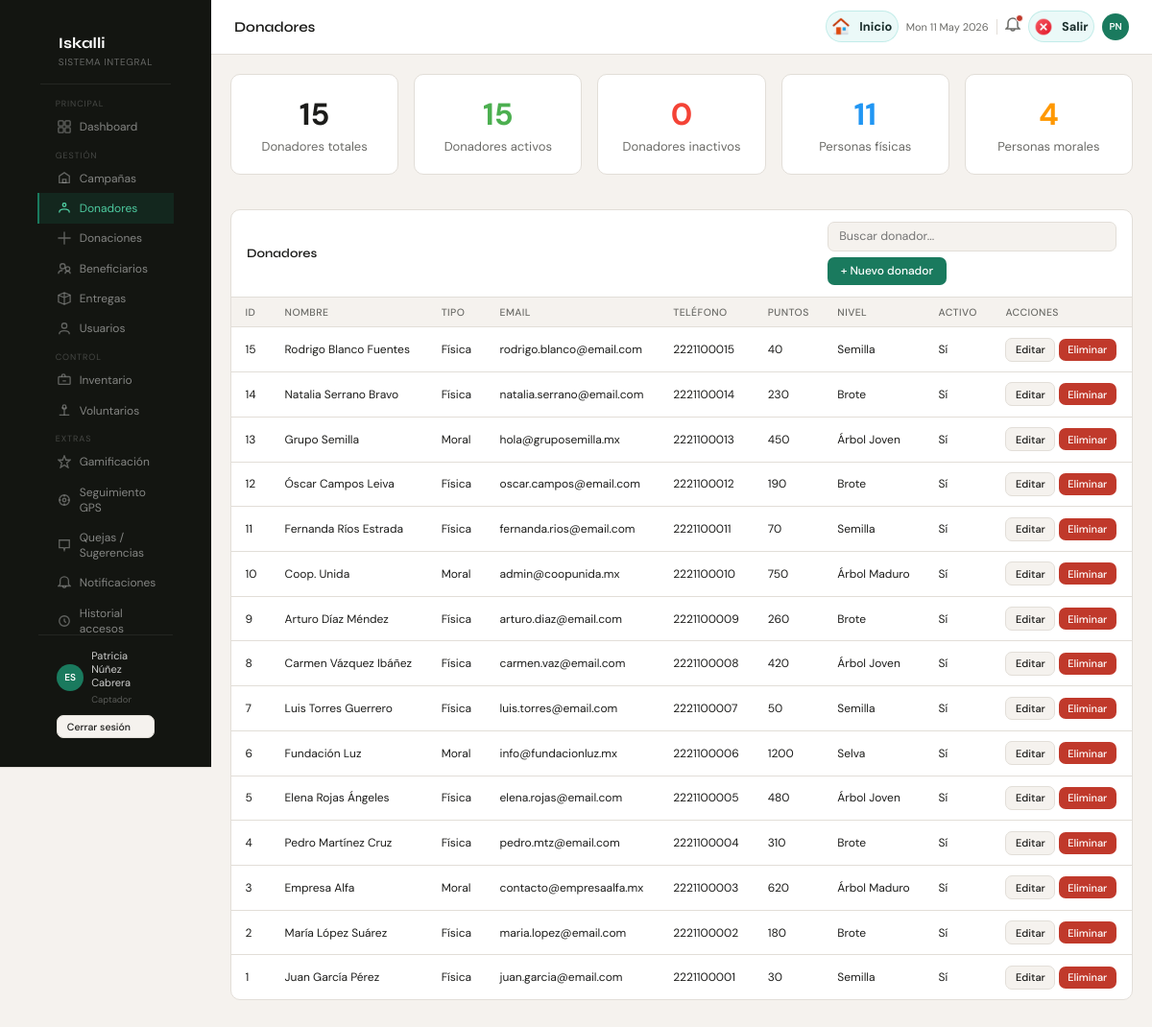
The page /index.php?pagina=donadores (signed in) on the database its author committed.
### tables this page shows
CREATE TABLE donadores (
    id_donador        INT          NOT NULL AUTO_INCREMENT,
    id_nivel          INT,
    puntos_acumulados INT          NOT NULL DEFAULT 0,
    email             VARCHAR(150) NOT NULL,
    telefono          VARCHAR(20),
    activo            BOOLEAN      NOT NULL DEFAULT TRUE,
    created_at        DATETIME     NOT NULL DEFAULT CURRENT_TIMESTAMP,
    PRIMARY KEY (id_donador),
    UNIQUE KEY uq_donador_email (email)
);

### models/DonadoresModel.php (called while the page is built, shortened)
<?php
class DonadoresModel {
    private PDO $db;
    public function __construct(PDO $conexion) {
        $this->db = $conexion;
    }
    public function obtenerTodos(): array {
        $sql = "
            SELECT
                d.id_donador,
                CASE
                    WHEN df.id_donador IS NOT NULL THEN 'Física'
                    WHEN dm.id_donador IS NOT NULL THEN 'Moral'
                    ELSE 'Desconocido'
                END AS tipo_persona,
                COALESCE(dm.razon_social, CONCAT(df.nombre, ' ', df.apellido)) AS nombre_completo,
                COALESCE(df.nombre, '') AS nombre,
                COALESCE(df.apellido, '') AS apellido,
                COALESCE(dm.razon_social, '') AS razon_social,
                d.email,
                d.telefono,
                d.puntos_acumulados,
                COALESCE(ng.nombre, 'Sin nivel') AS nivel,
                d.activo,
                d.created_at
            FROM donadores d
            LEFT JOIN donadores_fisicos df ON d.id_donador = df.id_donador
            LEFT JOIN donadores_morales dm ON d.id_donador = dm.id_donador
            LEFT JOIN niveles_gamificacion ng ON d.id_nivel = ng.id_nivel
            ORDER BY d.id_donador DESC
        ";
        return $this->db->query($sql)->fetchAll();
    }
    public function obtenerTotal(): int {
        $stmt = $this->db->query('SELECT COUNT(*) AS total FROM donadores');
        $row = $stmt->fetch(PDO::FETCH_ASSOC);
        return (int)($row['total'] ?? 0);
    }
    public function obtenerTotalActivos(): int {
        $stmt = $this->db->query("SELECT COUNT(*) AS total FROM donadores WHERE activo = 1");
        $row = $stmt->fetch(PDO::FETCH_ASSOC);
        return (int)($row['total'] ?? 0);
    }
    public function obtenerTotalPorTipo(): array {
        $sql = "
            SELECT
                CASE
                    WHEN df.id_donador IS NOT NULL THEN 'Física'
                    WHEN dm.id_donador IS NOT NULL THEN 'Moral'
                    ELSE 'Desconocido'
                END AS tipo_persona,
                COUNT(*) AS total
            FROM donadores d
            LEFT JOIN donadores_fisicos df ON d.id_donador = df.id_donador
            LEFT JOIN donadores_morales dm ON d.id_donador = dm.id_donador
            GROUP BY
                CASE
                    WHEN df.id_donador IS NOT NULL THEN 'Física'
                    WHEN dm.id_donador IS NOT NULL THEN 'Moral'
                    ELSE 'Desconocido'
                END
        ";
        $stmt = $this->db->query($sql);
        $resultados = $stmt->fetchAll(PDO::FETCH_ASSOC);
        $estadisticas = [];
        foreach ($resultados as $row) {
            $estadisticas[$row['tipo_persona']] = (int)$row['total'];
        }
        return $estadisticas;
    }
}

### functions.php (called while the page is built, shortened)
<?php
function e(string $string): string
{
    return htmlspecialchars($string, ENT_QUOTES, 'UTF-8');
}

### views/pages/donadores.php (the view, shortened to what this page needs)
<?php
require_once 'views/layouts/header.php';
?>
<div style="display:flex;width:100%;">
  <?php require_once 'views/layouts/sidebar.php'; ?>
  <div class="main">
    <?php require_once 'views/layouts/topbar.php'; ?>
    <div class="content">
      <div style="display:flex;gap:16px;margin-bottom:24px;flex-wrap:wrap;">
        <div class="card" style="flex:1;min-width:150px;padding:20px;text-align:center;">
          <div style="font-size:32px;font-weight:700;color:var(--primary);"><?= $total ?></div>
          <div style="font-size:13px;color:var(--muted);margin-top:4px;">Donadores totales</div>
        </div>
        <div class="card" style="flex:1;min-width:150px;padding:20px;text-align:center;">
          <div style="font-size:32px;font-weight:700;color:#4caf50;"><?= $total_activos ?></div>
          <div style="font-size:13px;color:var(--muted);margin-top:4px;">Donadores activos</div>
        </div>
        <div class="card" style="flex:1;min-width:150px;padding:20px;text-align:center;">
          <div style="font-size:32px;font-weight:700;color:#f44336;"><?= $total - $total_activos ?></div>
          <div style="font-size:13px;color:var(--muted);margin-top:4px;">Donadores inactivos</div>
        </div>
        <div class="card" style="flex:1;min-width:150px;padding:20px;text-align:center;">
          <div style="font-size:32px;font-weight:700;color:#2196f3;"><?= $total_por_tipo['Física'] ?? 0 ?></div>
          <div style="font-size:13px;color:var(--muted);margin-top:4px;">Personas físicas</div>
        </div>
        <div class="card" style="flex:1;min-width:150px;padding:20px;text-align:center;">
          <div style="font-size:32px;font-weight:700;color:#ff9800;"><?= $total_por_tipo['Moral'] ?? 0 ?></div>
          <div style="font-size:13px;color:var(--muted);margin-top:4px;">Personas morales</div>
        </div>
      </div>
      <div class="card">
        <div class="card-header">
          <h3>Donadores</h3>
          <div class="toolbar">
            <input type="text" class="search-input" placeholder="Buscar donador..." oninput="filtrarTabla(this,'tabla-donadores')">
            <a href="<?= BASE_URL ?>/index.php?pagina=donadores&accion=crear" class="btn btn-primary">+ Nuevo donador</a>
          </div>
        </div>
        <table id="tabla-donadores">
          <thead>
            <tr>
              <th>ID</th>
              <th>Nombre</th>
              <th>Tipo</th>
              <th>Email</th>
              <th>Teléfono</th>
              <th>Puntos</th>
              <th>Nivel</th>
              <th>Activo</th>
              <th>Acciones</th>
            </tr>
          </thead>
          <tbody>
            <?php foreach ($donadores as $donador): ?>
              <tr>
                <td><?= e((string) $donador['id_donador']) ?></td>
                <td><?= e($donador['nombre_completo']) ?></td>
                <td><?= e(ucfirst($donador['tipo_persona'])) ?></td>
                <td><?= e($donador['email']) ?></td>
                <td><?= e($donador['telefono'] ?? '-') ?></td>
                <td><?= e((string) $donador['puntos_acumulados']) ?></td>
                <td><?= e($donador['nivel'] ?? '—') ?></td>
                <td><?= $donador['activo'] ? 'Sí' : 'No' ?></td>
                <td>
                  <a href="<?= BASE_URL ?>/index.php?pagina=donadores&accion=editar&id=<?= e((string) $donador['id_donador']) ?>" class="btn btn-secondary btn-sm">Editar</a>
                  <a href="<?= BASE_URL ?>/index.php?pagina=donadores&accion=eliminar&id=<?= e((string) $donador['id_donador']) ?>" class="btn btn-danger btn-sm" onclick="return confirm('¿Eliminar este donador?');">Eliminar</a>
                </td>
              </tr>
            <?php endforeach; ?>
          </tbody>
        </table>
      </div>
    </div>
  </div>
</div>
<?php require_once 'views/layouts/footer.php'; ?>

### public/css/iskalli.css (style rules this page uses)
*, *::before, *::after { box-sizing: border-box; margin: 0; padding: 0; }
html { scroll-behavior: smooth; }
body { font-family: 'Quicksand', sans-serif; background: var(--fondo); color: var(--texto); overflow-x: hidden; }
:root { --accent: #1A7A5E; --accent2: #15624B; --sidebar: #131511; --bg: #F5F2EE; --surface: #FFFFFF; --danger: #C0392B; --amber: #C68B0A; --blue: #3B6FD4; --pink: #993556; --text: #1C1C1A; --muted: #6B6B67; --border: #E2DED8; --radius: 10px; }
body { font-family: 'DM Sans', sans-serif; background: var(--bg); color: var(--text); display: flex; min-height: 100vh; font-size: 14px; }
a { text-decoration: none; color: inherit; }
.main { margin-left: 220px; flex: 1; display: flex; flex-direction: column; min-height: 100vh; }
.content { padding: 1.25rem; flex: 1; }
.card { background: var(--surface); border: 1px solid var(--border); border-radius: var(--radius); overflow: hidden; margin-bottom: 12px; }
.card-header { padding: .75rem 1rem; border-bottom: 1px solid var(--border); display: flex; align-items: center; justify-content: space-between; gap: 8px; flex-wrap: wrap; }
.card-header h3 { font-family: 'Syne', sans-serif; font-size: 13px; font-weight: 600; }
.toolbar { display: flex; align-items: center; gap: 6px; flex-wrap: wrap; }
input[type=text], input[type=email], input[type=date], input[type=number], input[type=tel], input[type=password], select, textarea { font-family: 'DM Sans', sans-serif; font-size: 12.5px; border: 1px solid var(--border); border-radius: 7px; padding: .42rem .7rem; background: var(--bg); color: var(--text); outline: none; transition: border .15s; width: 100%; }
.search-input { width: 185px; }
table { width: 100%; border-collapse: collapse; font-size: 12px; }
thead th { padding: .55rem .9rem; text-align: left; font-size: 10.5px; color: var(--muted); font-weight: 500; text-transform: uppercase; letter-spacing: .04em; border-bottom: 1px solid var(--border); background: var(--bg); }
tbody td { padding: .65rem .9rem; border-bottom: 1px solid var(--border); vertical-align: middle; }
tbody tr:last-child td { border-bottom: none; }
.btn { font-family: 'DM Sans', sans-serif; font-size: 12px; font-weight: 500; padding: .4rem .85rem; border-radius: 7px; cursor: pointer; border: none; transition: all .15s; display: inline-flex; align-items: center; gap: 5px; text-decoration: none; }
.btn-primary { background: var(--accent); color: #fff; }
.btn-secondary { background: var(--bg); color: var(--text); border: 1px solid var(--border); }
.btn-danger { background: var(--danger); color: #fff; }
.btn-sm { padding: .28rem .6rem; font-size: 11px; }

### rows shown on the page
donadores: id_donador "15", nombre_completo "Rodrigo Blanco Fuentes", tipo_persona "Física", email "rodrigo.blanco@email.com", telefono "2221100015", puntos_acumulados "40", nivel "Semilla", activo "Sí"
donadores: id_donador "14", nombre_completo "Natalia Serrano Bravo", tipo_persona "Física", email "natalia.serrano@email.com", telefono "2221100014", puntos_acumulados "230", nivel "Brote", activo "Sí"
donadores: id_donador "13", nombre_completo "Grupo Semilla", tipo_persona "Moral", email "hola@gruposemilla.mx", telefono "2221100013", puntos_acumulados "450", nivel "Árbol Joven", activo "Sí"
donadores: id_donador "12", nombre_completo "Óscar Campos Leiva", tipo_persona "Física", email "oscar.campos@email.com", telefono "2221100012", puntos_acumulados "190", nivel "Brote", activo "Sí"
donadores: id_donador "11", nombre_completo "Fernanda Ríos Estrada", tipo_persona "Física", email "fernanda.rios@email.com", telefono "2221100011", puntos_acumulados "70", nivel "Semilla", activo "Sí"
donadores: id_donador "10", nombre_completo "Coop. Unida", tipo_persona "Moral", email "admin@coopunida.mx", telefono "2221100010", puntos_acumulados "750", nivel "Árbol Maduro", activo "Sí"
donadores: id_donador "9", nombre_completo "Arturo Díaz Méndez", tipo_persona "Física", email "arturo.diaz@email.com", telefono "2221100009", puntos_acumulados "260", nivel "Brote", activo "Sí"
donadores: id_donador "8", nombre_completo "Carmen Vázquez Ibáñez", tipo_persona "Física", email "carmen.vaz@email.com", telefono "2221100008", puntos_acumulados "420", nivel "Árbol Joven", activo "Sí"
donadores: id_donador "7", nombre_completo "Luis Torres Guerrero", tipo_persona "Física", email "luis.torres@email.com", telefono "2221100007", puntos_acumulados "50", nivel "Semilla", activo "Sí"
donadores: id_donador "6", nombre_completo "Fundación Luz", tipo_persona "Moral", email "info@fundacionluz.mx", telefono "2221100006", puntos_acumulados "1200", nivel "Selva", activo "Sí"
donadores: id_donador "5", nombre_completo "Elena Rojas Ángeles", tipo_persona "Física", email "elena.rojas@email.com", telefono "2221100005", puntos_acumulados "480", nivel "Árbol Joven", activo "Sí"
donadores: id_donador "4", nombre_completo "Pedro Martínez Cruz", tipo_persona "Física", email "pedro.mtz@email.com", telefono "2221100004", puntos_acumulados "310", nivel "Brote", activo "Sí"
donadores: id_donador "3", nombre_completo "Empresa Alfa", tipo_persona "Moral", email "contacto@empresaalfa.mx", telefono "2221100003", puntos_acumulados "620", nivel "Árbol Maduro", activo "Sí"
donadores: id_donador "2", nombre_completo "María López Suárez", tipo_persona "Física", email "maria.lopez@email.com", telefono "2221100002", puntos_acumulados "180", nivel "Brote", activo "Sí"
donadores: id_donador "1", nombre_completo "Juan García Pérez", tipo_persona "Física", email "juan.garcia@email.com", telefono "2221100001", puntos_acumulados "30", nivel "Semilla", activo "Sí"

### other values the page prints
$_SESSION['usuario'] "Patricia Núñez Cabrera"
$_SESSION['rol'] "Captador"
$titulo_pagina "Donadores"
$iniciales "PN"
$total "15"
$total_activos "15"
$total - $total_activos "0"
$total_por_tipo['Física'] "11"
$total_por_tipo['Moral'] "4"
